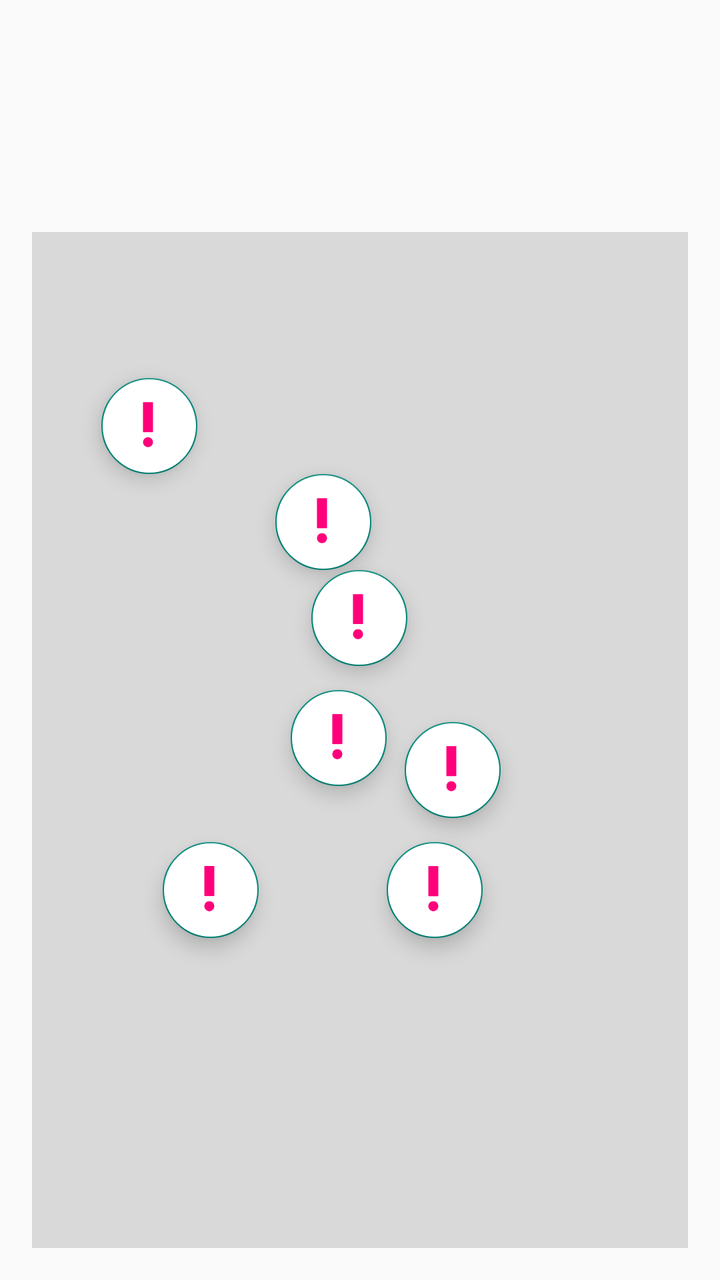
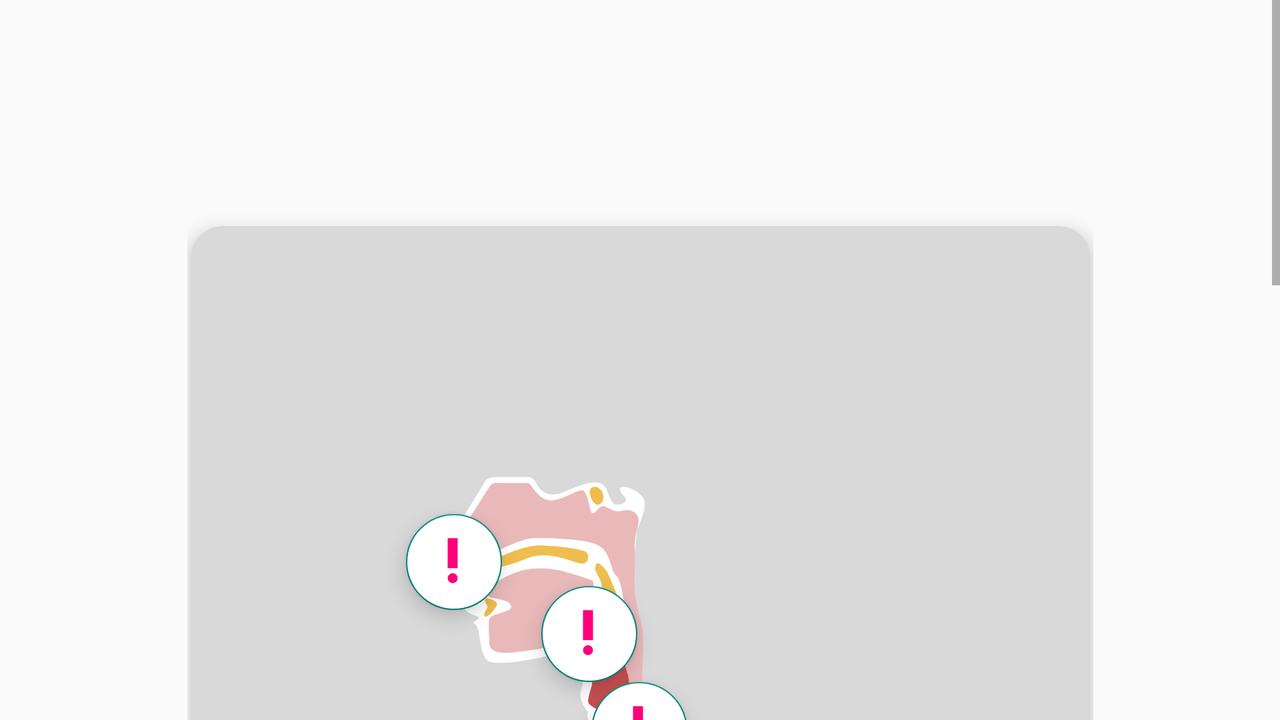

An Android layout and its configuration variant, each rendered on a device that would load it. The default file and the variant file are quoted in full after the pictures.
<!-- AndroidManifest.xml: application theme Theme.MedKids -->
<!-- res/layout/fragment_system_view.xml -->
<?xml version="1.0" encoding="utf-8"?>
<layout xmlns:android="http://schemas.android.com/apk/res/android"
    xmlns:app="http://schemas.android.com/apk/res-auto"
    xmlns:tools="http://schemas.android.com/tools">
    <data>
        <variable
            name="viewmodel"
            type="com.endurance.medkids.ui.infoView.viewmodels.SystemViewModel" />

    </data>

    <androidx.constraintlayout.widget.ConstraintLayout
        android:layout_width="match_parent"
        android:layout_height="match_parent">

        <LinearLayout
            android:layout_width="match_parent"
            android:layout_height="match_parent"
            android:orientation="vertical"
            android:padding="16dp"
            app:layout_constraintBottom_toBottomOf="parent"
            app:layout_constraintEnd_toEndOf="parent"
            app:layout_constraintStart_toStartOf="parent"
            app:layout_constraintTop_toTopOf="parent">

            <LinearLayout
                android:layout_width="match_parent"
                android:layout_height="wrap_content"
                android:layout_gravity="center"
                android:paddingLeft="25dp"
                android:orientation="horizontal">

                <ImageView

                    android:layout_width="55dp"
                    android:layout_height="70dp"
                    android:layout_gravity="center_vertical"
                    android:src="@drawable/flechaizquier"
                    android:contentDescription="return info view" />

                <LinearLayout
                    android:layout_width="250dp"
                    android:layout_height="100dp"
                    android:orientation="vertical">
                    <TextView
                        android:layout_width="wrap_content"
                        android:layout_height="wrap_content"
                        android:text="@{viewmodel.title}"
                        android:textColor="@color/black"
                        android:fontFamily="sans-serif-medium"
                        android:textStyle="bold"
                        android:textAllCaps="true"
                        android:textSize="35dp"/>

                </LinearLayout>
            </LinearLayout>
            <LinearLayout
                android:layout_gravity="center"
                android:gravity="center"
                android:layout_width="match_parent"
                android:layout_height="match_parent">
                <androidx.cardview.widget.CardView
                    android:layout_width="339dp"
                    android:layout_height="626dp"
                    android:layout_gravity="center"
                    android:layout_margin="17dp"

                    android:backgroundTint="@color/card_login"
                    app:cardCornerRadius="16dp"
                    app:cardElevation="5dp">

                    <ImageView
                        android:id="@+id/image_puzzle_img"
                        android:layout_width="400dp"
                        android:layout_height="400dp"
                        android:layout_gravity="center" />

                    <androidx.constraintlayout.widget.ConstraintLayout
                        android:layout_width="match_parent"
                        android:layout_height="match_parent">

                        <com.google.android.material.floatingactionbutton.FloatingActionButton
                            android:id="@+id/floatingActionInfoSightNose"
                            android:layout_width="48dp"
                            android:layout_height="48dp"
                            android:layout_marginTop="132dp"
                            android:backgroundTint="@color/white"
                            android:clickable="true"
                            app:fabCustomSize="47dp"

                            app:layout_constraintEnd_toEndOf="parent"
                            app:layout_constraintHorizontal_bias="0.137"
                            app:layout_constraintStart_toStartOf="parent"
                            app:layout_constraintTop_toTopOf="parent"
                            app:maxImageSize="30dp"
                            app:srcCompat="@drawable/exclamation_rose"
                            android:contentDescription="TODO" />

                        <com.google.android.material.floatingactionbutton.FloatingActionButton
                            android:id="@+id/btninfosightAlveoli"
                            android:layout_width="48dp"
                            android:layout_height="48dp"
                            android:layout_marginTop="304dp"
                            android:backgroundTint="@color/white"
                            android:clickable="true"
                            android:contentDescription="TODO"
                            app:fabCustomSize="47dp"
                            app:layout_constraintEnd_toEndOf="parent"
                            app:layout_constraintHorizontal_bias="0.659"
                            app:layout_constraintStart_toStartOf="parent"
                            app:layout_constraintTop_toTopOf="parent"
                            app:maxImageSize="30dp"
                            app:srcCompat="@drawable/exclamation_rose" />

                        <com.google.android.material.floatingactionbutton.FloatingActionButton
                            android:id="@+id/btninfosightPharynx"
                            android:layout_width="48dp"
                            android:layout_height="48dp"
                            android:layout_marginTop="180dp"
                            android:backgroundTint="@color/white"
                            android:clickable="true"

                            android:contentDescription="TODO"
                            app:fabCustomSize="47dp"
                            app:layout_constraintEnd_toEndOf="parent"
                            app:layout_constraintHorizontal_bias="0.436"
                            app:layout_constraintStart_toStartOf="parent"
                            app:layout_constraintTop_toTopOf="parent"
                            app:maxImageSize="30dp"
                            app:srcCompat="@drawable/exclamation_rose" />

                        <com.google.android.material.floatingactionbutton.FloatingActionButton
                            android:id="@+id/btnsightBronchi"
                            android:layout_width="48dp"
                            android:layout_height="48dp"
                            android:layout_marginTop="364dp"
                            android:backgroundTint="@color/white"
                            android:clickable="true"

                            android:contentDescription="TODO"
                            app:fabCustomSize="47dp"
                            app:layout_constraintEnd_toEndOf="parent"
                            app:layout_constraintHorizontal_bias="0.628"
                            app:layout_constraintStart_toStartOf="parent"
                            app:layout_constraintTop_toTopOf="parent"
                            app:maxImageSize="30dp"
                            app:srcCompat="@drawable/exclamation_rose" />

                        <com.google.android.material.floatingactionbutton.FloatingActionButton
                            android:id="@+id/btninfoSightLarynx"
                            android:layout_width="48dp"
                            android:layout_height="48dp"
                            android:layout_marginTop="228dp"
                            android:backgroundTint="@color/white"
                            android:clickable="true"

                            android:contentDescription="TODO"
                            app:fabCustomSize="47dp"
                            app:layout_constraintEnd_toEndOf="parent"
                            app:layout_constraintHorizontal_bias="0.498"
                            app:layout_constraintStart_toStartOf="parent"
                            app:layout_constraintTop_toTopOf="parent"
                            app:maxImageSize="30dp"
                            app:srcCompat="@drawable/exclamation_rose" />

                        <com.google.android.material.floatingactionbutton.FloatingActionButton
                            android:id="@+id/btninfosightTrachea"
                            android:layout_width="48dp"
                            android:layout_height="48dp"
                            android:layout_marginTop="288dp"
                            android:backgroundTint="@color/white"
                            android:clickable="true"

                            android:contentDescription="TODO"
                            app:fabCustomSize="47dp"
                            app:layout_constraintEnd_toEndOf="parent"
                            app:layout_constraintHorizontal_bias="0.463"
                            app:layout_constraintStart_toStartOf="parent"
                            app:layout_constraintTop_toTopOf="parent"
                            app:maxImageSize="30dp"
                            app:srcCompat="@drawable/exclamation_rose" />

                        <com.google.android.material.floatingactionbutton.FloatingActionButton
                            android:id="@+id/btninfosightlungs"
                            android:layout_width="48dp"
                            android:layout_height="48dp"
                            android:layout_marginTop="364dp"
                            android:backgroundTint="@color/white"
                            android:clickable="true"

                            android:contentDescription="TODO"
                            app:fabCustomSize="47dp"
                            app:layout_constraintEnd_toEndOf="parent"
                            app:layout_constraintHorizontal_bias="0.243"
                            app:layout_constraintStart_toStartOf="parent"
                            app:layout_constraintTop_toTopOf="parent"
                            app:maxImageSize="30dp"
                            app:srcCompat="@drawable/exclamation_rose" />


                    </androidx.constraintlayout.widget.ConstraintLayout>
                </androidx.cardview.widget.CardView>
            </LinearLayout>
        </LinearLayout>


    </androidx.constraintlayout.widget.ConstraintLayout>
</layout>
<!-- resources referenced by this layout -->
<resources>
  <color name="black">#FF000000</color>
  <color name="card_login">#D9D9D9</color>
  <color name="white">#FFFFFFFF</color>
  <!-- drawable exclamation_rose (drawable) -->
  <vector android:height="24dp" android:tint="#FF007A"
      android:viewportHeight="24" android:viewportWidth="24"
      android:width="24dp" xmlns:android="http://schemas.android.com/apk/res/android">
      <path android:fillColor="@android:color/white" android:pathData="M12,19m-2,0a2,2 0,1 1,4 0a2,2 0,1 1,-4 0"/>
      <path android:fillColor="@android:color/white" android:pathData="M10,3h4v12h-4z"/>
  </vector>
  <style name="Theme.MedKids" parent="Base.Theme.MedKids" />
  <style name="Base.Theme.MedKids" parent="Theme.AppCompat.DayNight.DarkActionBar">
          
          <item name="colorPrimary">@color/statusbar</item>
          <item name="colorPrimaryDark">@color/statusbarnight</item>
          <item name="android:displayOptions">useLogo</item>
  
          <item name="android:statusBarColor">@color/statusbar</item>
  
      </style>
  <color name="statusbar">#84B58B</color>
  <color name="statusbarnight">#39513D</color>
</resources>
<!-- res/layout-land/fragment_system_view.xml (the author's variant of the layout above) -->
<!-- drawn on the phone turned sideways -->
<?xml version="1.0" encoding="utf-8"?>
<layout xmlns:android="http://schemas.android.com/apk/res/android"
    xmlns:app="http://schemas.android.com/apk/res-auto"
    xmlns:tools="http://schemas.android.com/tools">
    <data>
        <variable
            name="viewmodel"
            type="com.endurance.medkids.ui.infoView.viewmodels.SystemViewModel" />
    </data>
    <ScrollView
        android:layout_width="match_parent"
        android:layout_height="match_parent">

    <androidx.constraintlayout.widget.ConstraintLayout
        android:layout_width="match_parent"
        android:layout_height="match_parent">


        <LinearLayout
            android:layout_width="485dp"
            android:layout_height="898dp"
            android:layout_marginTop="10dp"
            android:orientation="vertical"
            android:padding="16dp"
            app:layout_constraintBottom_toBottomOf="parent"
            app:layout_constraintEnd_toEndOf="parent"
            app:layout_constraintStart_toStartOf="parent"
            app:layout_constraintTop_toTopOf="parent"
            app:layout_constraintVertical_bias="0.217">

            <LinearLayout
                android:layout_width="match_parent"
                android:layout_height="wrap_content"
                android:layout_gravity="center_horizontal"

                android:orientation="horizontal">

                <ImageView

                    android:layout_width="55dp"
                    android:layout_height="70dp"
                    android:layout_gravity="center_vertical"
                    android:contentDescription="return info view"
                    android:src="@drawable/flechaizquier" />

                <LinearLayout
                    android:layout_width="match_parent"
                    android:layout_height="wrap_content"
                    android:orientation="vertical">

                    <TextView
                        android:layout_width="wrap_content"
                        android:layout_height="wrap_content"
                        android:fontFamily="sans-serif-medium"
                        android:text="@{viewmodel.title}"
                        android:textAllCaps="true"
                        android:textColor="@color/black"
                        android:textSize="40dp"
                        android:textStyle="bold" />


                </LinearLayout>
            </LinearLayout>

            <LinearLayout
                android:layout_width="wrap_content"
                android:layout_height="wrap_content"
                android:layout_gravity="center"
                android:gravity="center">

                <androidx.cardview.widget.CardView
                    android:layout_width="450dp"
                    android:layout_height="650dp"
                    android:layout_gravity="center"
                    android:layout_margin="17dp"

                    android:backgroundTint="@color/card_login"
                    app:cardCornerRadius="16dp"
                    app:cardElevation="5dp">

                    <ImageView
                        android:layout_width="400dp"
                        android:layout_height="wrap_content"
                        android:layout_gravity="center"
                        android:src="@drawable/sistema_respiratorio" />

                    <androidx.constraintlayout.widget.ConstraintLayout
                        android:layout_width="match_parent"
                        android:layout_height="match_parent">

                        <com.google.android.material.floatingactionbutton.FloatingActionButton
                            android:id="@+id/floatingActionInfoSightNose"
                            android:layout_width="48dp"
                            android:layout_height="48dp"
                            android:layout_marginTop="144dp"
                            android:backgroundTint="@color/white"
                            android:clickable="true"
                            android:contentDescription="TODO"

                            app:fabCustomSize="47dp"
                            app:layout_constraintEnd_toEndOf="parent"
                            app:layout_constraintHorizontal_bias="0.268"
                            app:layout_constraintStart_toStartOf="parent"
                            app:layout_constraintTop_toTopOf="parent"
                            app:maxImageSize="30dp"
                            app:srcCompat="@drawable/exclamation_rose" />

                        <com.google.android.material.floatingactionbutton.FloatingActionButton
                            android:id="@+id/btninfosightAlveoli"
                            android:layout_width="48dp"
                            android:layout_height="48dp"
                            android:layout_marginTop="316dp"
                            android:backgroundTint="@color/white"
                            android:clickable="true"
                            android:contentDescription="TODO"
                            app:fabCustomSize="47dp"
                            app:layout_constraintEnd_toEndOf="parent"
                            app:layout_constraintHorizontal_bias="0.619"
                            app:layout_constraintStart_toStartOf="parent"
                            app:layout_constraintTop_toTopOf="parent"
                            app:maxImageSize="30dp"
                            app:srcCompat="@drawable/exclamation_rose" />

                        <com.google.android.material.floatingactionbutton.FloatingActionButton
                            android:id="@+id/btninfosightPharynx"
                            android:layout_width="48dp"
                            android:layout_height="48dp"
                            android:layout_marginTop="180dp"
                            android:backgroundTint="@color/white"
                            android:clickable="true"

                            android:contentDescription="TODO"
                            app:fabCustomSize="47dp"
                            app:layout_constraintEnd_toEndOf="parent"
                            app:layout_constraintHorizontal_bias="0.436"
                            app:layout_constraintStart_toStartOf="parent"
                            app:layout_constraintTop_toTopOf="parent"
                            app:maxImageSize="30dp"
                            app:srcCompat="@drawable/exclamation_rose" />

                        <com.google.android.material.floatingactionbutton.FloatingActionButton
                            android:id="@+id/btnsightBronchi"
                            android:layout_width="48dp"
                            android:layout_height="48dp"
                            android:layout_marginTop="380dp"
                            android:backgroundTint="@color/white"
                            android:clickable="true"

                            android:contentDescription="TODO"
                            app:fabCustomSize="47dp"
                            app:layout_constraintEnd_toEndOf="parent"
                            app:layout_constraintHorizontal_bias="0.582"
                            app:layout_constraintStart_toStartOf="parent"
                            app:layout_constraintTop_toTopOf="parent"
                            app:maxImageSize="30dp"
                            app:srcCompat="@drawable/exclamation_rose" />

                        <com.google.android.material.floatingactionbutton.FloatingActionButton
                            android:id="@+id/btninfoSightLarynx"
                            android:layout_width="48dp"
                            android:layout_height="48dp"
                            android:layout_marginTop="228dp"
                            android:backgroundTint="@color/white"
                            android:clickable="true"

                            android:contentDescription="TODO"
                            app:fabCustomSize="47dp"
                            app:layout_constraintEnd_toEndOf="parent"
                            app:layout_constraintHorizontal_bias="0.498"
                            app:layout_constraintStart_toStartOf="parent"
                            app:layout_constraintTop_toTopOf="parent"
                            app:maxImageSize="30dp"
                            app:srcCompat="@drawable/exclamation_rose" />

                        <com.google.android.material.floatingactionbutton.FloatingActionButton
                            android:id="@+id/btninfosightTrachea"
                            android:layout_width="48dp"
                            android:layout_height="48dp"
                            android:layout_marginTop="288dp"
                            android:backgroundTint="@color/white"
                            android:clickable="true"

                            android:contentDescription="TODO"
                            app:fabCustomSize="47dp"
                            app:layout_constraintEnd_toEndOf="parent"
                            app:layout_constraintHorizontal_bias="0.463"
                            app:layout_constraintStart_toStartOf="parent"
                            app:layout_constraintTop_toTopOf="parent"
                            app:maxImageSize="30dp"
                            app:srcCompat="@drawable/exclamation_rose" />

                        <com.google.android.material.floatingactionbutton.FloatingActionButton
                            android:id="@+id/btninfosightlungs"
                            android:layout_width="48dp"
                            android:layout_height="48dp"
                            android:layout_marginTop="380dp"
                            android:backgroundTint="@color/white"
                            android:clickable="true"

                            android:contentDescription="TODO"
                            app:fabCustomSize="47dp"
                            app:layout_constraintEnd_toEndOf="parent"
                            app:layout_constraintHorizontal_bias="0.318"
                            app:layout_constraintStart_toStartOf="parent"
                            app:layout_constraintTop_toTopOf="parent"
                            app:maxImageSize="30dp"
                            app:srcCompat="@drawable/exclamation_rose" />


                    </androidx.constraintlayout.widget.ConstraintLayout>
                </androidx.cardview.widget.CardView>
            </LinearLayout>
        </LinearLayout>


    </androidx.constraintlayout.widget.ConstraintLayout>
    </ScrollView>
</layout>
<!-- resources referenced by the variant -->
<!-- as the phone turned sideways resolves them -->
<resources>
  <color name="black">#FF000000</color>
  <color name="card_login">#D9D9D9</color>
  <color name="white">#FFFFFFFF</color>
  <!-- drawable exclamation_rose (drawable) -->
  <vector android:height="24dp" android:tint="#FF007A"
      android:viewportHeight="24" android:viewportWidth="24"
      android:width="24dp" xmlns:android="http://schemas.android.com/apk/res/android">
      <path android:fillColor="@android:color/white" android:pathData="M12,19m-2,0a2,2 0,1 1,4 0a2,2 0,1 1,-4 0"/>
      <path android:fillColor="@android:color/white" android:pathData="M10,3h4v12h-4z"/>
  </vector>
  <!-- drawable sistema_respiratorio: png bitmap (drawable, 161795 bytes) -->
  <style name="Theme.MedKids" parent="Base.Theme.MedKids" />
  <style name="Base.Theme.MedKids" parent="Theme.AppCompat.DayNight.DarkActionBar">
          
          <item name="colorPrimary">@color/statusbar</item>
          <item name="colorPrimaryDark">@color/statusbarnight</item>
          <item name="android:displayOptions">useLogo</item>
  
          <item name="android:statusBarColor">@color/statusbar</item>
  
      </style>
  <color name="statusbar">#84B58B</color>
  <color name="statusbarnight">#39513D</color>
</resources>
